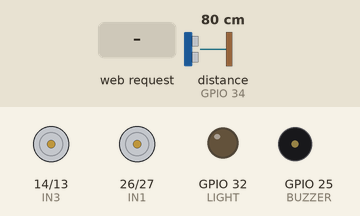
Simulated run of this sketch. Board: ESP32. Parts: motor-driver pin pairs drawn as motors (green arrow = first pin HIGH = forward, orange = second pin HIGH = backward, longer = more drive), output pins drawn as LEDs (lit = HIGH), buzzer (waves = sounding, pin HIGH). Inputs (shaded band) come from the test bench; at power-on: distance to the obstacle (sensor on GPIO 34) 80 cm. The echo pulse lasts 58.3 µs per cm; WiFi joins after 1.5 s; servers stay silent unless stated; pins used as bus, display or sensor lines are not drawn; what the sketch prints to the serial monitor is not drawn.

Above: at 2.7 s.
2.8 s: HTTP request GET /F received
At 3.6 s:
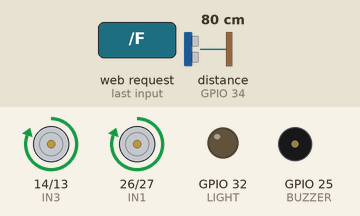
4.3 s: HTTP request GET /B received
At 5.2 s:
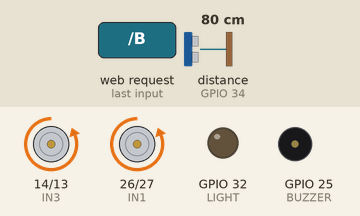
5.8 s: HTTP request GET /L received
At 6.2 s:
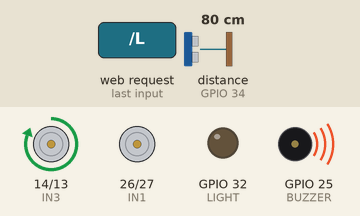
7.3 s: HTTP request GET /R received
At 8.3 s:
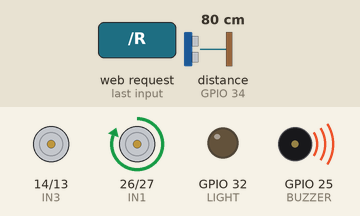
8.8 s: HTTP request GET /LON received
At 9.5 s:
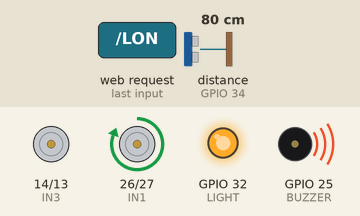
10.3 s: HTTP request GET /S received
At 10.7 s:
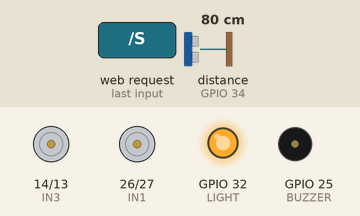
Timing chart, 0 to 12.8 s (numbered marks = the images above; inputs shaded):
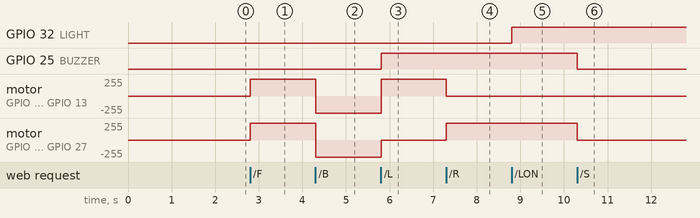

The sketch:

SmartCar.ino
```cpp
#include <WiFi.h>
#include <WebServer.h>

const char* ssid = "YOUR_WIFI_NAME";
const char* password = "YOUR_WIFI_PASSWORD";

// Replace with your ESP32-CAM stream address.
const char* CAMERA_STREAM = "http://YOUR_CAMERA_IP:81/stream";

WebServer server(80);

// L298N
#define IN1 26
#define IN2 27
#define IN3 14
#define IN4 13

// Buzzer
#define BUZZER 25

// Ultrasonic
#define TRIG 33
#define ECHO 34

// Headlight
#define LIGHT 32

bool reversing = false;
bool reverseBlocked = false;
bool hornActive = false;
bool turnBeep = false;

unsigned long lastReverseBeep = 0;
bool reverseBeepState = false;

void stopMotors() {
  digitalWrite(IN1, LOW); digitalWrite(IN2, LOW);
  digitalWrite(IN3, LOW); digitalWrite(IN4, LOW);
}

void forward() {
  digitalWrite(IN1, HIGH); digitalWrite(IN2, LOW);
  digitalWrite(IN3, HIGH); digitalWrite(IN4, LOW);
}

void backward() {
  digitalWrite(IN1, LOW); digitalWrite(IN2, HIGH);
  digitalWrite(IN3, LOW); digitalWrite(IN4, HIGH);
}

void left() {
  digitalWrite(IN1, LOW); digitalWrite(IN2, LOW);
  digitalWrite(IN3, HIGH); digitalWrite(IN4, LOW);
}

void right() {
  digitalWrite(IN3, LOW); digitalWrite(IN4, LOW);
  digitalWrite(IN1, HIGH); digitalWrite(IN2, LOW);
}

void updateBuzzer() {
  if (hornActive) {
    digitalWrite(BUZZER, HIGH);
    return;
  }

  if (reverseBlocked) {
    unsigned long now = millis();

    if (now - lastReverseBeep >= 300) {
      lastReverseBeep = now;
      reverseBeepState = !reverseBeepState;
      digitalWrite(BUZZER, reverseBeepState ? HIGH : LOW);
    }
    return;
  }

  digitalWrite(BUZZER, turnBeep ? HIGH : LOW);
}

void hornOn() {
  hornActive = true;
  turnBeep = false;
  digitalWrite(BUZZER, HIGH);
}

void hornOff() {
  hornActive = false;
  updateBuzzer();
}

void lightOn() {
  digitalWrite(LIGHT, HIGH);
}

void lightOff() {
  digitalWrite(LIGHT, LOW);
}

float getDistance() {
  digitalWrite(TRIG, LOW);
  delayMicroseconds(2);

  digitalWrite(TRIG, HIGH);
  delayMicroseconds(10);

  digitalWrite(TRIG, LOW);

  long duration = pulseIn(ECHO, HIGH, 30000);

  if (duration == 0)
    return 999.0;

  return duration * 0.0343 / 2.0;
}

void handleRoot() {
  String page = R"rawliteral(
<!DOCTYPE html>
<html>
<head>
<meta name="viewport" content="width=device-width,initial-scale=1,maximum-scale=1,user-scalable=no">

<style>
*{box-sizing:border-box;-webkit-tap-highlight-color:transparent}

body{
  margin:0;
  padding:16px;
  min-height:100vh;
  background:radial-gradient(circle at top,#242424 0%,#090909 45%,#000 100%);
  color:#ffd700;
  font-family:Arial,sans-serif;
  text-align:center;
  user-select:none;
  touch-action:manipulation;
}

h1{
  margin:5px 0 14px;
  font-size:clamp(26px,6vw,38px);
  text-shadow:0 0 15px rgba(255,215,0,.8);
}

.status{
  display:inline-block;
  margin-bottom:12px;
  padding:7px 14px;
  border:1px solid #ffd700;
  border-radius:20px;
  font-size:13px;
  color:#ffe77a;
  background:rgba(255,215,0,.07);
}

.camera{
  width:95%;
  max-width:720px;
  margin:auto;
  padding:4px;
  border-radius:20px;
  background:linear-gradient(135deg,#ffd700,#805d00,#ffd700);
  box-shadow:0 0 28px rgba(255,215,0,.45);
}

.cam{
  display:block;
  width:100%;
  aspect-ratio:16/9;
  object-fit:cover;
  background:#050505;
  border-radius:16px;
}

.controls{
  width:min(95vw,570px);
  margin:17px auto 0;
}

.row{
  display:flex;
  justify-content:center;
  align-items:center;
  gap:8px;
  margin:8px 0;
}

button{
  width:125px;
  min-height:70px;
  padding:10px;
  border:0;
  border-radius:17px;
  background:linear-gradient(145deg,#ffe44d,#f0a800);
  color:#080808;
  font-size:16px;
  font-weight:800;
  box-shadow:0 5px 18px rgba(255,215,0,.35);
  cursor:pointer;
  touch-action:none;
}

button:active,
button.active{
  transform:scale(.93);
  filter:brightness(.88);
}

.stop{
  background:linear-gradient(145deg,#ff3b30,#a80000);
  color:white;
}

.horn{
  width:min(92vw,390px);
  background:linear-gradient(145deg,#ff9f1c,#f05a00);
  color:white;
}

.light-on{
  background:linear-gradient(145deg,#24d65c,#008f36);
  color:white;
}

.light-off{
  background:linear-gradient(145deg,#626262,#292929);
  color:white;
}

@media(max-width:520px){
  button{
    width:29vw;
    min-width:90px;
    height:64px;
    font-size:14px;
  }
  .horn{width:75vw}
}
</style>

<script>
function send(cmd){
  fetch("/" + cmd).catch(()=>{});
}

function startMove(cmd){
  send(cmd);
}

function stopMove(){
  send("S");
}

function hornStart(){
  send("HON");
}

function hornStop(){
  send("HOFF");
}

function lightOn(){
  send("LON");
}

function lightOff(){
  send("LOFF");
}
</script>
</head>

<body>

<h1>🚗 ESP32 SMART CAR</h1>

<div class="status">● Controller Connected</div>

<img class="cam" src="CAMERA_STREAM_URL">

<div class="controls">

<div class="row">
<button
ontouchstart="startMove('F')"
ontouchend="stopMove()"
onmousedown="startMove('F')"
onmouseup="stopMove()">
⬆<br>FORWARD
</button>
</div>

<div class="row">

<button
ontouchstart="startMove('L')"
ontouchend="stopMove()"
onmousedown="startMove('L')"
onmouseup="stopMove()">
⬅<br>LEFT
</button>

<button class="stop" onclick="stopMove()">
⏹<br>STOP
</button>

<button
ontouchstart="startMove('R')"
ontouchend="stopMove()"
onmousedown="startMove('R')"
onmouseup="stopMove()">
RIGHT<br>➡
</button>

</div>

<div class="row">
<button
ontouchstart="startMove('B')"
ontouchend="stopMove()"
onmousedown="startMove('B')"
onmouseup="stopMove()">
⬇<br>BACKWARD
</button>
</div>

<div class="row">
<button
class="horn"
ontouchstart="hornStart()"
ontouchend="hornStop()"
onmousedown="hornStart()"
onmouseup="hornStop()">
📢 HORN<br>(HOLD)
</button>
</div>

<div class="row">
<button class="light-on" onclick="lightOn()">
💡<br>LIGHT ON
</button>

<button class="light-off" onclick="lightOff()">
🌙<br>LIGHT OFF
</button>
</div>

</div>

</body>
</html>
)rawliteral";

  page.replace("CAMERA_STREAM_URL", CAMERA_STREAM);
  server.send(200, "text/html", page);
}

void handleForward() {
  reversing = false;
  reverseBlocked = false;
  turnBeep = false;
  digitalWrite(BUZZER, LOW);
  forward();
  server.send(200, "text/plain", "FORWARD");
}

void handleBackward() {
  turnBeep = false;

  float distance = getDistance();

  if (distance <= 5.0) {
    stopMotors();
    reversing = false;
    reverseBlocked = true;
    reverseBeepState = false;
    lastReverseBeep = millis();

    server.send(200, "text/plain", "OBSTACLE");
    return;
  }

  reverseBlocked = false;
  reversing = true;
  backward();

  server.send(200, "text/plain", "BACKWARD");
}

void handleLeft() {
  reversing = false;
  reverseBlocked = false;
  turnBeep = true;
  left();
  updateBuzzer();

  server.send(200, "text/plain", "LEFT");
}

void handleRight() {
  reversing = false;
  reverseBlocked = false;
  turnBeep = true;
  right();
  updateBuzzer();

  server.send(200, "text/plain", "RIGHT");
}

void handleStop() {
  reversing = false;
  reverseBlocked = false;
  turnBeep = false;

  stopMotors();

  if (!hornActive)
    digitalWrite(BUZZER, LOW);

  server.send(200, "text/plain", "STOP");
}

void handleHornOn() {
  hornOn();
  server.send(200, "text/plain", "HORN ON");
}

void handleHornOff() {
  hornOff();
  server.send(200, "text/plain", "HORN OFF");
}

void handleLightOn() {
  lightOn();
  server.send(200, "text/plain", "LIGHT ON");
}

void handleLightOff() {
  lightOff();
  server.send(200, "text/plain", "LIGHT OFF");
}

void setup() {
  Serial.begin(115200);

  pinMode(IN1, OUTPUT);
  pinMode(IN2, OUTPUT);
  pinMode(IN3, OUTPUT);
  pinMode(IN4, OUTPUT);

  pinMode(BUZZER, OUTPUT);

  pinMode(TRIG, OUTPUT);
  pinMode(ECHO, INPUT);

  pinMode(LIGHT, OUTPUT);

  stopMotors();
  digitalWrite(BUZZER, LOW);
  lightOff();

  WiFi.mode(WIFI_STA);
  WiFi.begin(ssid, password);

  Serial.print("Connecting to Wi-Fi");

  while (WiFi.status() != WL_CONNECTED) {
    delay(500);
    Serial.print(".");
  }

  Serial.println();
  Serial.println("Wi-Fi connected!");

  Serial.print("Controller IP: ");
  Serial.println(WiFi.localIP());

  server.on("/", handleRoot);
  server.on("/F", handleForward);
  server.on("/B", handleBackward);
  server.on("/L", handleLeft);
  server.on("/R", handleRight);
  server.on("/S", handleStop);

  server.on("/HON", handleHornOn);
  server.on("/HOFF", handleHornOff);

  server.on("/LON", handleLightOn);
  server.on("/LOFF", handleLightOff);

  server.begin();

  Serial.println("Smart Car web server started.");
}

void loop() {
  server.handleClient();

  if (reversing && getDistance() <= 5.0) {
    stopMotors();
    reversing = false;
    reverseBlocked = true;
    reverseBeepState = false;
    lastReverseBeep = millis();
  }

  if (reverseBlocked && getDistance() > 5.0) {
    reverseBlocked = false;
    reverseBeepState = false;

    if (!hornActive && !turnBeep)
      digitalWrite(BUZZER, LOW);
  }

  updateBuzzer();

  delay(5);
}
```

Measured:
- after the input at 2.8 s, motor on GPIO 14 (IN3) / GPIO 13 (IN4), motor on GPIO 26 (IN1) / GPIO 27 (IN2): stopped → forward 255/255 at once
- after the input at 4.3 s, motor on GPIO 14 (IN3) / GPIO 13 (IN4), motor on GPIO 26 (IN1) / GPIO 27 (IN2): forward 255/255 → backward 255/255 at once
- after the input at 5.8 s, GPIO 25 (BUZZER): LOW → HIGH at once; motor on GPIO 14 (IN3) / GPIO 13 (IN4): backward 255/255 → forward 255/255 at once; motor on GPIO 26 (IN1) / GPIO 27 (IN2): backward 255/255 → stopped at once
- after the input at 7.3 s, motor on GPIO 14 (IN3) / GPIO 13 (IN4): forward 255/255 → stopped at once; motor on GPIO 26 (IN1) / GPIO 27 (IN2): stopped → forward 255/255 at once
- after the input at 8.8 s, GPIO 32 (LIGHT): LOW → HIGH at once
- after the input at 10.3 s, GPIO 25 (BUZZER): HIGH → LOW at once; motor on GPIO 26 (IN1) / GPIO 27 (IN2): forward 255/255 → stopped at once
